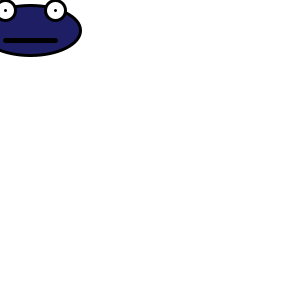
Frame 1 (no input)
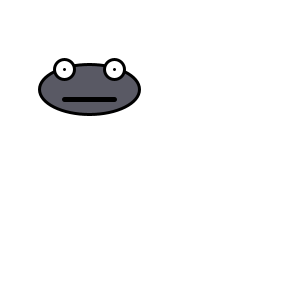
Frame 60 (the mouse pressed at the canvas centre just before this capture)
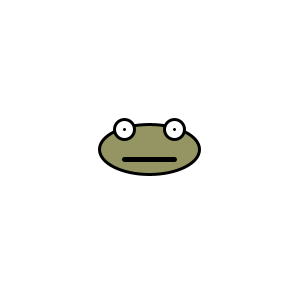
Frame 120 (the mouse held since frame 60 and released just before this capture)

The Processing sketch that drew these frames (run headless with seeded random() and noise(); from frame 60 on, the mouse is pressed at the canvas centre):

// Processing sketch: processing_159815
// ── processing_159815.pde

//week 2 assignment 4b
//modifying the zoog

//steady variables
int headW = 100;
int headH = 50;
int eyeDia = 20;

//speed variables
int globalX = 30;
int globalY = 30;
int xspeed = 1;
int yspeed = 1;

void setup() {
size(300,300);
background(255);
ellipseMode(CORNER);
rectMode(CORNER);
}

void draw() {
//general
background(255);
strokeWeight(3);

//variables
int headX = globalX - 50;
int headY = globalY - 25;
int eyeLX = globalX - 25;
int eyeRX = globalX + 25;
int eyeY = globalY - 20;
int mouthLX = globalX - 25;
int mouthRX = globalX + 25;
int mouthY = globalY + 10;

//head
ellipseMode(CORNER);
fill(globalX,globalY,100);
ellipse(headX,headY,headW,headH);

//eyes
fill(255);
ellipseMode(CENTER);
ellipse(eyeLX,eyeY,eyeDia,eyeDia);
ellipse(eyeRX,eyeY,eyeDia,eyeDia);
point(eyeLX,eyeY);
point(eyeRX,eyeY);

//mouth
strokeWeight(5);
line(mouthLX,mouthY,mouthRX,mouthY);

//moving zoog
globalX = globalX + xspeed;
globalY = globalY + yspeed;

}
